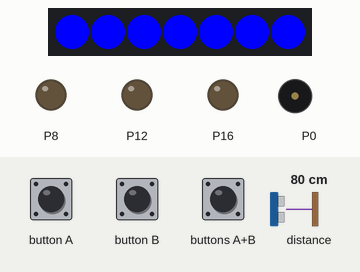
Simulated run of this program. Board: BBC micro:bit running MicroPython. Parts: 7 RGB LEDs in strip order, left to right, output pins drawn as LEDs (lit = HIGH), buzzer (waves = sounding). The inputs (shaded band) are chosen by the test bench; at power-on: distance to the obstacle 80 cm. The echo pulse lasts 58.3 µs per cm; EEPROM starts erased.

Above: at 3.3 s.
3.4 s: button A pressed for 0.15 s
At 4.2 s:
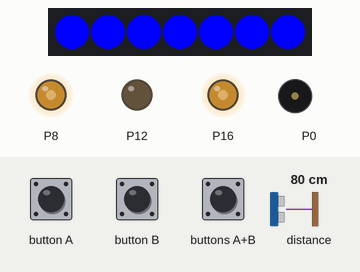
5.1 s: buttons A+B pressed for 0.15 s
At 30.5 s:
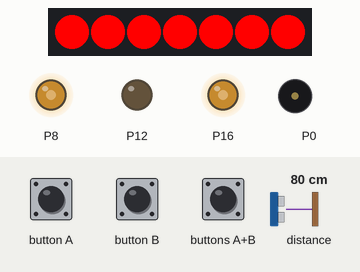
At 31.0 s:
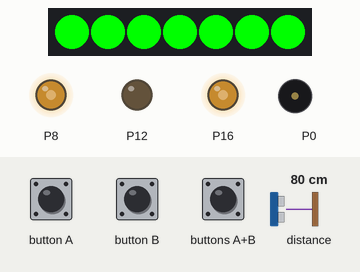
Timing chart, 0 to 31.6 s (numbered marks = the images above; inputs shaded):
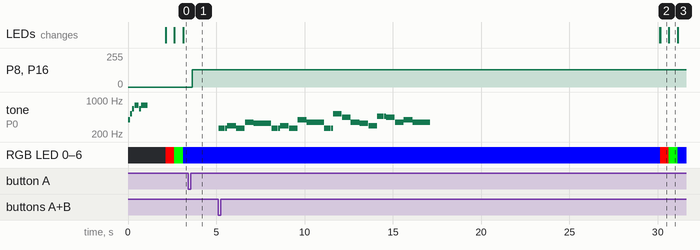

The program:

test.py
```python
from reromicro import *
import neopixel
import music

rero = reromicro()
distance = 0
Mode = 0
strip = neopixel.NeoPixel(pin1, 7)
music.play(music.POWER_UP)
sleep_ms(1000)

def ultrasonicPushPull():
    distance = rero.ReadUltrasonic()
    if distance > 35:
        rero.Brake()
    elif distance > 15:
        speed = ((distance - 15) * 5)
        rero.RunMotor(speed, speed)
    else :
        speed = ((15 - distance) * 5)
        rero.RunMotor(-(speed), -(speed))

def lineFollow():
    if rero.ReadUltrasonic() < 10:
        rero.Brake()
    else:
        rero.ReadLineSensors()
        if rero.LineSensorDetectsLine(rero.leftSensor) and rero.LineSensorDetectsLine(rero.centerSensor):
            rero.RunMotor(25, 40)  # left motor speed = 25 , Right motor speed = 40
        elif rero.LineSensorDetectsLine(rero.rightSensor) and rero.LineSensorDetectsLine(rero.centerSensor):
            rero.RunMotor(40, 25)
        elif rero.LineSensorDetectsLine(rero.centerSensor):
            rero.RunMotor(40, 40)
        elif rero.LineSensorDetectsLine(rero.leftSensor):
            rero.RunMotor(10, 30)
        elif rero.LineSensorDetectsLine(rero.rightSensor):
            rero.RunMotor(30, 10)
        else:
            rero.Brake()

while True:
    if button_a.was_pressed():
        Mode = 1
        rero.Brake()

    elif button_b.was_pressed():
        Mode = 2
        rero.Brake()

    elif  button_a.is_pressed() and button_b.is_pressed():
        Mode = 3
        rero.Brake()

    if Mode == 1:
        ultrasonicPushPull()
    elif Mode == 2:
        lineFollow()
    elif Mode == 3:
        music.play(music.BIRTHDAY)
        sleep_ms(13000)
        Mode = 0
    else:
        for index in range(7):
            strip[index] = (255,0,0)
            strip.show()
        sleep_ms(500)
        for index in range(7):
            strip[index] = (0,255,0)
            strip.show()
        sleep_ms(500)
        for index in range(7):
            strip[index] = (0,0,255)
            strip.show()
        sleep_ms(500)
```

reromicro.py
```python
from microbit import *
from machine import time_pulse_us
from utime import ticks_us, sleep_us, sleep_ms

class reromicro():

    trig = pin2
    echo = pin2
    maxCmDistance = 255

    AT24_I2C_ADDR = 80
    lineEepromAddress = 100

    rightLineSensor = pin13
    centerLineSensor = pin14
    leftLineSensor = pin15

    lineSensorPins = [leftLineSensor, centerLineSensor, rightLineSensor]
    lineSensorMax = [1500, 1500, 1500]
    lineSensorMin = [0, 0, 0]
    lineSensorValues = [0, 0, 0]
    lineSensorThreshold = [580, 580, 580]

    leftMotor = 0
    rightMotor = 1
    bothMotor = 2

    leftSensor = 0
    centerSensor = 1
    rightSensor = 2

    def __init__(self):
        pin8.set_analog_period_microseconds(256) #3.91kHz
        pin16.set_analog_period_microseconds(256)
        ui32EeData = 0
        ui32EeData = self.EE_Read32bit(self.lineEepromAddress)
        if ui32EeData == 1919251055:
            for i in range(3):
                ui32EeData = self.EE_Read32bit(self.lineEepromAddress + 4 + (i * 4))
                self.lineSensorMax[i] = ui32EeData >> 16
                self.lineSensorMin[i] = ui32EeData & 0xFFFF
                self.lineSensorThreshold[i] = ((self.lineSensorMax[i] + self.lineSensorMin[i]) >> 1) - ((self.lineSensorMax[i] - self.lineSensorMin[i]) >> 2)

    def EE_Read32bit(self,addr):
        try:
            buf = bytearray(1)
            buf[0] = addr
            i2c.write(self.AT24_I2C_ADDR,buf)
            data = i2c.read(self.AT24_I2C_ADDR,4)
            data = int.from_bytes(data, "big") # convert bytes to int with big endian
            return data
        except OSError:
            pass

    def ReadUltrasonic(self):
        self.trig.set_pull(self.trig.NO_PULL)
        self.trig.write_digital(0)
        sleep_us(2)
        self.trig.write_digital(1)
        sleep_us(10)
        self.trig.write_digital(0)
        self.echo.read_digital()
        d = time_pulse_us(self.echo, 1, self.maxCmDistance * 38)
        if d <= 0:
            return 255

        return d//58

    def ReadLineSensors(self):
        bFlag = True
        nTimer = 1500
        nMaxTimer = 1500
        nStartTime = 0
        bPinState = 1

        for i in range(3):
            nTimer = 1500
            bFlag = True
            if ticks_us() >= 62000:
                sleep_us(4000)
            nStartTime = ticks_us()
            self.lineSensorPins[i].write_digital(1)
            sleep_us(10)
            self.lineSensorPins[i].set_pull(self.lineSensorPins[i].NO_PULL)
            bPinState = self.lineSensorPins[i].read_digital()
            while bFlag == True and (ticks_us() - nStartTime) < nMaxTimer:
                bPinState = self.lineSensorPins[i].read_digital()
                if bPinState == 0:
                    nTimer = ticks_us() - nStartTime
                    nTimer = nTimer - 600  #Scaled
                    bFlag = False

            self.lineSensorValues[i] = max(0, min(nTimer, 1500))

    def LineSensorDetectsLine(self, sensor):
        return True if self.lineSensorValues[sensor] > self.lineSensorThreshold[sensor] else False

    def LineIrIntensity(self, sensor):
        return self.lineSensorValues[sensor]

    def LineAdjustThresholds(self, leftThreshold, centerThreshold, rightThreshold):
        self.lineSensorThreshold[0] = leftThreshold
        self.lineSensorThreshold[1] = centerThreshold
        self.lineSensorThreshold[2] = rightThreshold

    def Brake(self):
        pin12.write_digital(0)
        pin8.write_analog(512)
        pin16.write_analog(512)

    def RunMotor(self, nLeftSpeed, nRightSpeed):
        nLeftSpeed = (100 + nLeftSpeed) * 1024 / 200
        nLeftSpeed = max(0, min(nLeftSpeed, 1023))
        nRightSpeed = (100 + nRightSpeed) * 1024 / 200
        nRightSpeed = max(0, min(nRightSpeed, 1023))

        pin8.write_analog(nLeftSpeed)
        pin16.write_analog(nRightSpeed)
        pin12.write_digital(1)
```

Measured:
- after the input at 3.4 s, P8, P16: 0/255 → 128/255 after 0.23 s
- after the input at 5.1 s, tone on P0: plays 262 Hz for 0.36 s, 262 Hz for 0.12 s, 294 Hz for 0.49 s, 262 Hz for 0.49 s, 349 Hz for 0.49 s, 330 Hz for 0.99 s … (25 notes in this stretch), starting at once; RGB LED 0: RGB(0, 0, 255) → RGB(255, 0, 0) after 25.0 s, → RGB(0, 255, 0) 0.50 s later, → RGB(0, 0, 255) 0.50 s later
- what the display in image 2 shows lasts 0.5 s, from 30.1 s to 30.6 s
